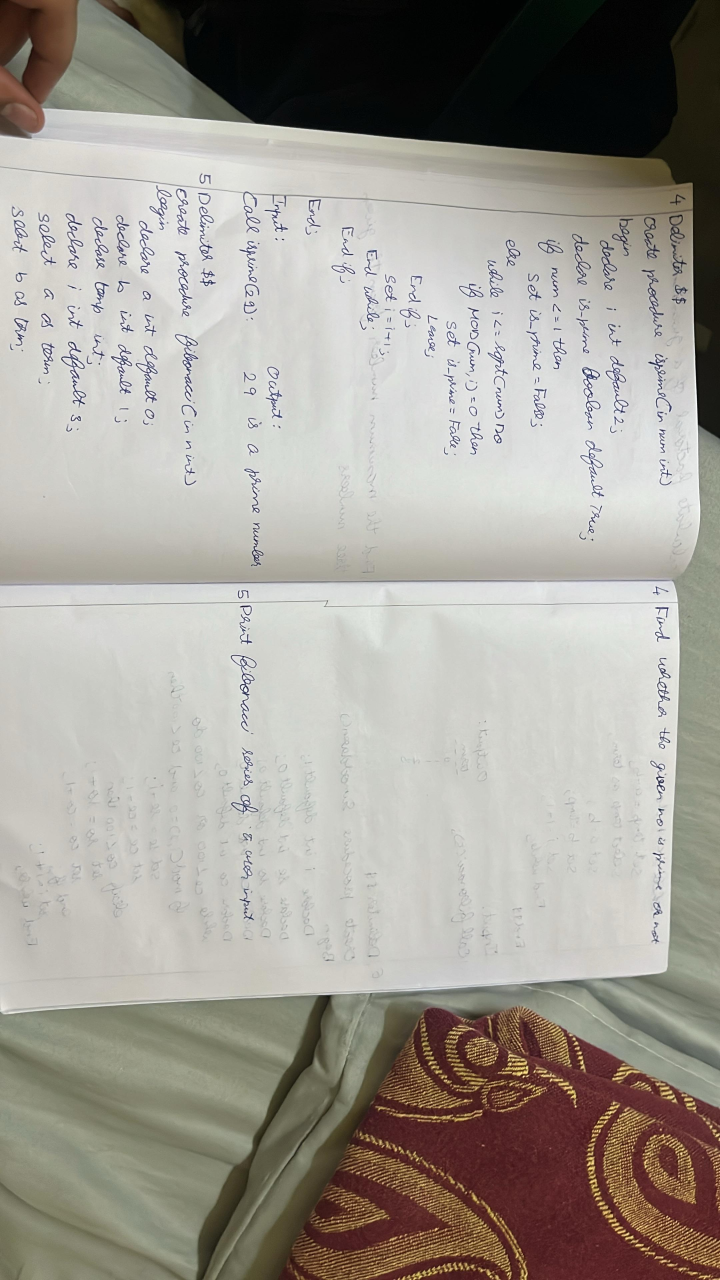
#> input picture images/1.jpg, 2160 x 3840 px (shown at 1/3 size)
$ python test_ocr.py ../images/1.jpg
#> lines starting #> are read from the running program, lines starting #| are printed output that depends on the picture; after the words box and inside, x2 and y2 are one past the last pixel; in counts of white or black regions, pixels touching at a corner belong together
### app/services/florence_ocr_service.py
import os
import re
import logging
from typing import Dict, List, Any
import tempfile
import platform
import pytesseract
from PIL import Image
import cv2
import numpy as np

# Import our utility modules
from app.utils.image_preprocessing import preprocess_image, find_margin_boundary
from app.utils.ocr_processing import detect_question_markers, segment_answer_regions, extract_text_from_regions
from app.config import TESSERACT_CMD, OCR_DEFAULT_CONFIG, OCR_LANGUAGE, OCR_DEBUG, OCR_DEBUG_DIR

logger = logging.getLogger(__name__)

class FlorenceOcrService:
    def __init__(self):
        logger.info("Initializing Pytesseract OCR service")

        # Set pytesseract path from config
        pytesseract.pytesseract.tesseract_cmd = TESSERACT_CMD

        # Configure OCR options
        self.config = OCR_DEFAULT_CONFIG
        logger.info(f"Pytesseract OCR service initialized with config: {self.config}")

    def extract_text_from_image(self, image_path: str) -> str:
        """Extract text from an image using pytesseract OCR."""
#> called with image_path = '../images/1.jpg'
        logger.info(f"Extracting text from image: {image_path}")

        try:
            # Apply preprocessing to improve OCR quality
            image = cv2.imread(image_path)
#> image is the input picture: shape (3840, 2160, 3); mean B, G, R 150.5, 158.2, 162.3
            if image is None:
                raise ValueError(f"Could not load image from path: {image_path}")

            # Save debug image if debug is enabled
            if OCR_DEBUG:
                debug_path = os.path.join(OCR_DEBUG_DIR, f"original_{os.path.basename(image_path)}")
                cv2.imwrite(debug_path, image)

            # Convert to grayscale
            gray = cv2.cvtColor(image, cv2.COLOR_BGR2GRAY)
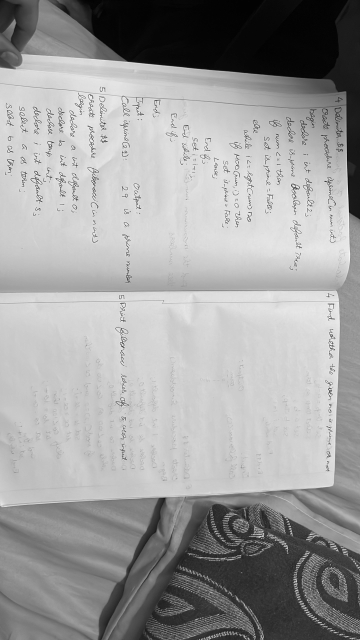
#> gray: shape (3840, 2160) (shown at 1/6 size); min 0, max 255, mean 158.5

            # Apply CLAHE to enhance contrast
            clahe = cv2.createCLAHE(clipLimit=2.0, tileGridSize=(8, 8))
            enhanced = clahe.apply(gray)
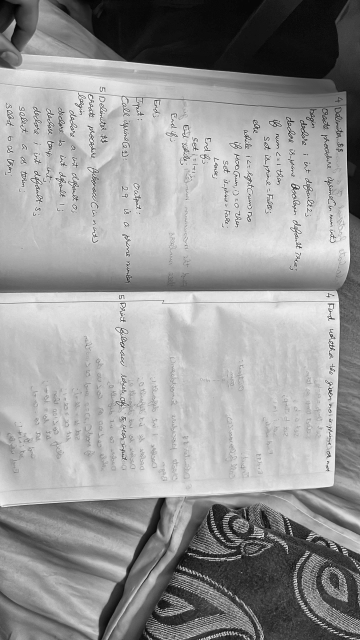
#> enhanced: shape (3840, 2160) (shown at 1/6 size); min 0, max 255, mean 151.9

            # Apply thresholding
            _, thresh = cv2.threshold(enhanced, 0, 255, cv2.THRESH_BINARY + cv2.THRESH_OTSU)
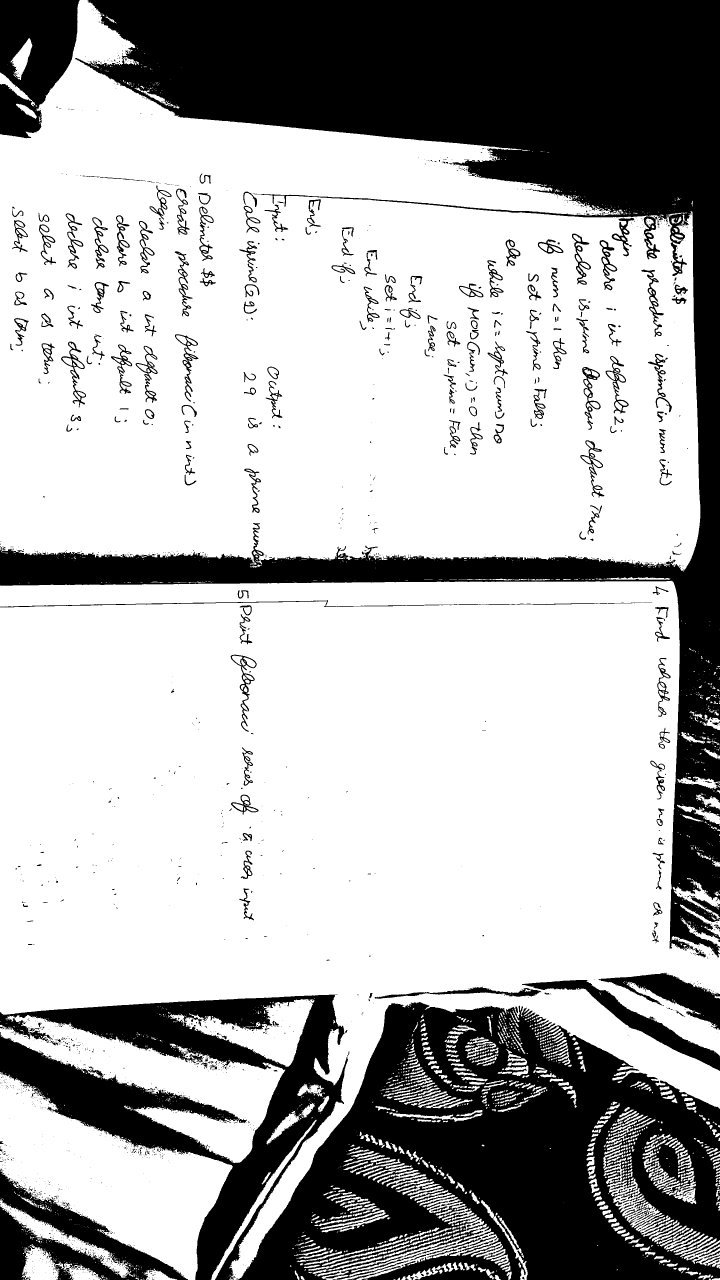
#> thresh: shape (3840, 2160) (shown at 1/3 size); 69.5% white; 2095 black regions (1723 under 20 px), largest, box (x1, y1, x2, y2) and area: (0, 0, 2160, 2872) 1220938, (715, 3006, 2160, 3840) 719913, (0, 2984, 1048, 3840) 273982

            # Run OCR on the preprocessed image
            configs = [
                "--oem 3 --psm 6",  # Assume a single uniform block of text
                "--oem 3 --psm 4",  # Assume a single column of text
                "--oem 3 --psm 3",  # Fully automatic page segmentation
            ]

            best_text = ""
            max_confidence = 0

            for config in configs:
                # Get both text and confidence
                data = pytesseract.image_to_data(thresh, config=config, output_type=pytesseract.Output.DICT)

                # Calculate average confidence for non-empty text
                confidences = []
                text_parts = []

                for i in range(len(data['text'])):
                    if data['text'][i].strip():
                        try:
                            conf = float(data['conf'][i])
                            if conf > 0:  # Only consider positive confidence
                                confidences.append(conf)
                                text_parts.append(data['text'][i])
                        except ValueError:
                            continue

                if confidences:
                    avg_confidence = sum(confidences) / len(confidences)
                    if avg_confidence > max_confidence:
                        max_confidence = avg_confidence
                        best_text = " ".join(text_parts)
#> after the loop, best_text = ''; max_confidence = 0

            if not best_text:
                # Try a simpler approach as fallback
                best_text = pytesseract.image_to_string(thresh, config="--oem 3 --psm 1")

            # Add debug output
            if OCR_DEBUG:
                with open(os.path.join(OCR_DEBUG_DIR, f"text_{os.path.basename(image_path)}.txt"), 'w') as f:
                    f.write(best_text)

            logger.info(f"OCR extracted text. First 100 chars: {best_text[:100]}")
            return best_text

        except Exception as e:
            logger.error(f"Error extracting text from image: {str(e)}")
            return "Error extracting text with OCR"

    # [145 lines left out: functions parse_answer_key, _parse_answer_key_basic, not called in this run]

    async def process_student_answers(self, image_path: str) -> List[Dict[str, Any]]:
        """
        Process a student's answer sheet image using the same advanced segmentation
        technique as for answer keys.

        Args:
            image_path: Path to the student answer sheet image

        Returns:
            List of dictionaries with question numbers and answers
        """
        logger.info(f"Processing student answers with advanced segmentation: {image_path}")

        try:
            # Step 1: Preprocess the image
            image, gray, thresh = preprocess_image(image_path)

            # Step 2: Find the margin boundary
            margin_boundary = find_margin_boundary(thresh)
            logger.info(f"Margin boundary detected at: {margin_boundary} pixels")

            # Step 3: Extract the left margin region containing question numbers
            margin = thresh[:, :margin_boundary]

            # Step 4: Detect question markers in the margin
            markers = detect_question_markers(margin)
            if not markers:
                logger.warning("No question markers found. Falling back to basic OCR.")
                return await self._process_student_answers_basic(image_path)

            # Step 5: Segment answer regions based on detected markers
            answer_regions = segment_answer_regions(image, markers, margin_boundary)

            # Step 6: Extract text using pytesseract for each region
            answers = []

            for question_num, region in answer_regions.items():
                # Save region to a temporary file for processing with pytesseract
                with tempfile.NamedTemporaryFile(delete=False, suffix='.png') as temp_file:
                    temp_path = temp_file.name
                    cv2.imwrite(temp_path, region)

                # Extract text using pytesseract with multiple configurations
                configs = [
                    "--oem 3 --psm 6",  # Assume a single uniform block of text
                    "--oem 3 --psm 4",  # Assume a single column of text
                ]

                best_text = ""
                max_confidence = 0

                for config in configs:
                    # Get both text and confidence
                    data = pytesseract.image_to_data(region, config=config, output_type=pytesseract.Output.DICT)

                    # Calculate average confidence for non-empty text
                    confidences = []
                    text_parts = []

                    for i in range(len(data['text'])):
                        if data['text'][i].strip():
                            try:
                                conf = float(data['conf'][i])
                                if conf > 0:
                                    confidences.append(conf)
                                    text_parts.append(data['text'][i])
                            except ValueError:
                                continue

                    if confidences:
                        avg_confidence = sum(confidences) / len(confidences)
                        if avg_confidence > max_confidence:
                            max_confidence = avg_confidence
                            best_text = " ".join(text_parts)

                if not best_text:
                    # Fallback
                    best_text = pytesseract.image_to_string(region, config="--oem 3 --psm 1")

                # Clean up the extracted text and store it in the required format for student answers
                best_text = best_text.strip()
                answers.append({
                    "question_number": question_num,
                    "answer_text": best_text
                })

                # Clean up temporary file
                os.unlink(temp_path)

            logger.info(f"Successfully processed student answers with {len(answers)} questions")

            # If we couldn't identify any answers, fall back to the basic method
            if not answers:
                logger.warning("No answers detected with advanced segmentation. Falling back to basic method.")
                return await self._process_student_answers_basic(image_path)

            return answers

        except Exception as e:
            logger.error(f"Error processing student answers with advanced segmentation: {str(e)}")
            logger.info("Falling back to basic OCR method for student answers")
            return await self._process_student_answers_basic(image_path)

    async def _process_student_answers_basic(self, image_path: str) -> List[Dict[str, Any]]:
        """
        Basic fallback method to process student answers when advanced segmentation fails.

        Args:
            image_path: Path to the student answer sheet image

        Returns:
            List of dictionaries with question numbers and answers
        """
        # Extract text using OCR
        extracted_text = self.extract_text_from_image(image_path)

        # Process the text to extract answers
        answers = []

        # Split text into lines
        lines = extracted_text.split('\n')
        current_question = None
        current_answer = []

        # Process each line
        for line in lines:
            line = line.strip()
            if not line:
                continue

            # Try to identify question numbers at the start of lines
            question_match = re.match(r'^(\d+)[\.:\)]\s*(.*)$', line)

            if question_match:
                # If we were processing a question, save it before starting a new one
                if current_question is not None and current_answer:
                    answers.append({
                        "question_number": current_question,
                        "answer_text": '\n'.join(current_answer)
                    })
                    current_answer = []

                # Start a new question
                current_question = int(question_match.group(1))
                answer_text = question_match.group(2).strip()
                if answer_text:
                    current_answer.append(answer_text)
            elif current_question is not None:
                # Continue with the current answer
                current_answer.append(line)

        # Don't forget the last question
        if current_question is not None and current_answer:
            answers.append({
                "question_number": current_question,
                "answer_text": '\n'.join(current_answer)
            })

        logger.info(f"Processed student answers with {len(answers)} questions using basic method")

        # If we couldn't identify any questions, try a simpler approach
        if not answers:
            answers = self._fallback_answer_extraction(extracted_text)

        return answers

    # [23 lines left out: function _fallback_answer_extraction, not called in this run]

### scripts/test_ocr.py
"""
Test script for OCR functionality.
Run this script to test OCR on a sample image.
"""
import os
import sys
import logging
import argparse
import json
from pathlib import Path

# Add the parent directory to path so we can import from app
sys.path.insert(0, str(Path(__file__).parent.parent))

from app.services.florence_ocr_service import FlorenceOcrService
from app.utils.image_preprocessing import preprocess_image, find_margin_boundary
from app.utils.ocr_processing import detect_question_markers, segment_answer_regions

# Set up logging
logging.basicConfig(level=logging.INFO,
                    format='%(asctime)s - %(name)s - %(levelname)s - %(message)s')
logger = logging.getLogger(__name__)

def test_ocr(image_path):
    """Run OCR on an image and print the results."""
    try:
        ocr_service = FlorenceOcrService()

        # Basic OCR test
        logger.info(f"Testing basic OCR on {image_path}")
        text = ocr_service.extract_text_from_image(image_path)
        logger.info(f"Extracted text:\n{text}")

        # Advanced segmentation test
        logger.info(f"Testing advanced segmentation on {image_path}")
        answers = ocr_service.parse_answer_key(image_path)
        logger.info(f"Extracted answers:\n{json.dumps(answers, indent=2)}")

        # Save the results
        output_dir = Path('ocr_test_results')
        output_dir.mkdir(exist_ok=True)

        with open(output_dir / f"{Path(image_path).stem}_text.txt", 'w') as f:
            f.write(text)

        with open(output_dir / f"{Path(image_path).stem}_answers.json", 'w') as f:
            json.dump(answers, f, indent=2)

        logger.info(f"Results saved to {output_dir}")

        return answers

    except Exception as e:
        logger.error(f"Error testing OCR: {str(e)}")
        return None

# [46 lines left out: function visualize_segmentation, not called in this run]

if __name__ == "__main__":
    parser = argparse.ArgumentParser(description="Test OCR functionality")
    parser.add_argument("image_path", help="Path to an image file to test OCR on")
    parser.add_argument("--visualize", action="store_true", help="Visualize the segmentation process")

    args = parser.parse_args()

    if not os.path.exists(args.image_path):
        logger.error(f"Image file not found: {args.image_path}")
        sys.exit(1)

    if args.visualize:
        visualize_segmentation(args.image_path)

    test_ocr(args.image_path)
#> (the call stopped at in extract_text_from_image, `data = pytesseract.image_to_data(thresh, config=config, output_type=py..`: pytesseract is not available in this run)

$ run again, on images/11.jpg
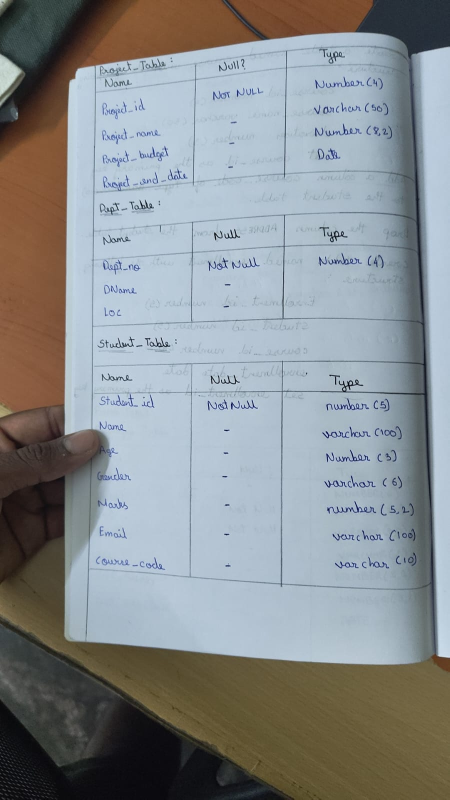
#> input picture images/11.jpg, 899 x 1599 px (shown at 1/2 size)
#> in extract_text_from_image, image is the input picture: shape (1599, 899, 3); mean B, G, R 144.2, 141.7, 136.9
#> in extract_text_from_image, `enhanced = clahe.apply(gray)`:
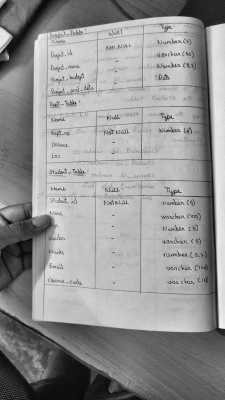
#> enhanced: shape (1599, 899) (shown at 1/4 size); min 1, max 249, mean 146.5
#> in extract_text_from_image, `_, thresh = cv2.threshold(enhanced, 0, 255, cv2.THRESH_BINARY + cv2.TH..`:
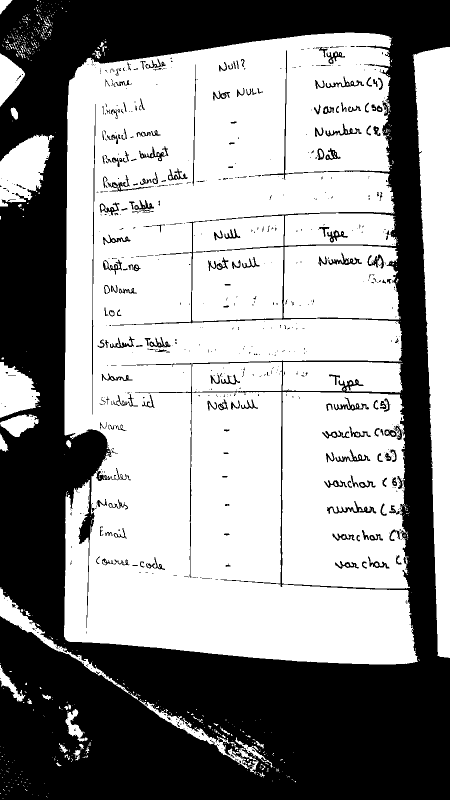
#> thresh: shape (1599, 899) (shown at 1/2 size); 59.2% white; 738 black regions (541 under 20 px), largest, box (x1, y1, x2, y2) and area: (0, 0, 899, 1599) 559309, (184, 208, 191, 829) 968, (654, 1002, 753, 1028) 648
#> after the loop in extract_text_from_image, `for config in configs:`: best_text = ''; max_confidence = 0

$ run again, on images/12.jpg
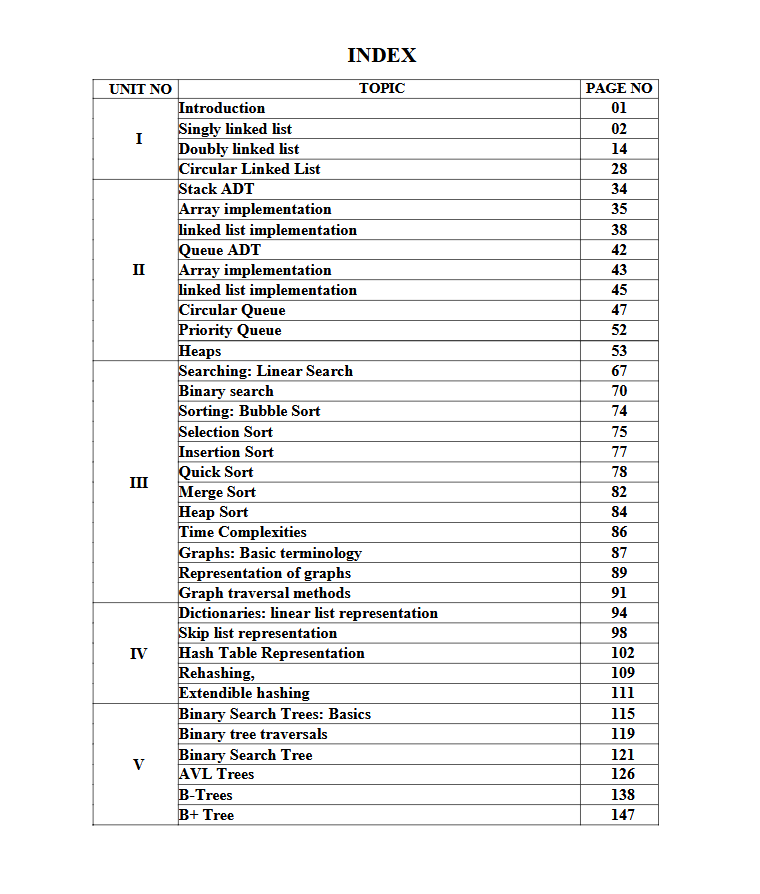
#> input picture images/12.jpg, 760 x 894 px
#> in extract_text_from_image, image is the input picture: shape (894, 760, 3); mean B, G, R 241.3, 241.3, 241.3
#> in extract_text_from_image, `_, thresh = cv2.threshold(enhanced, 0, 255, cv2.THRESH_BINARY + cv2.TH..`:
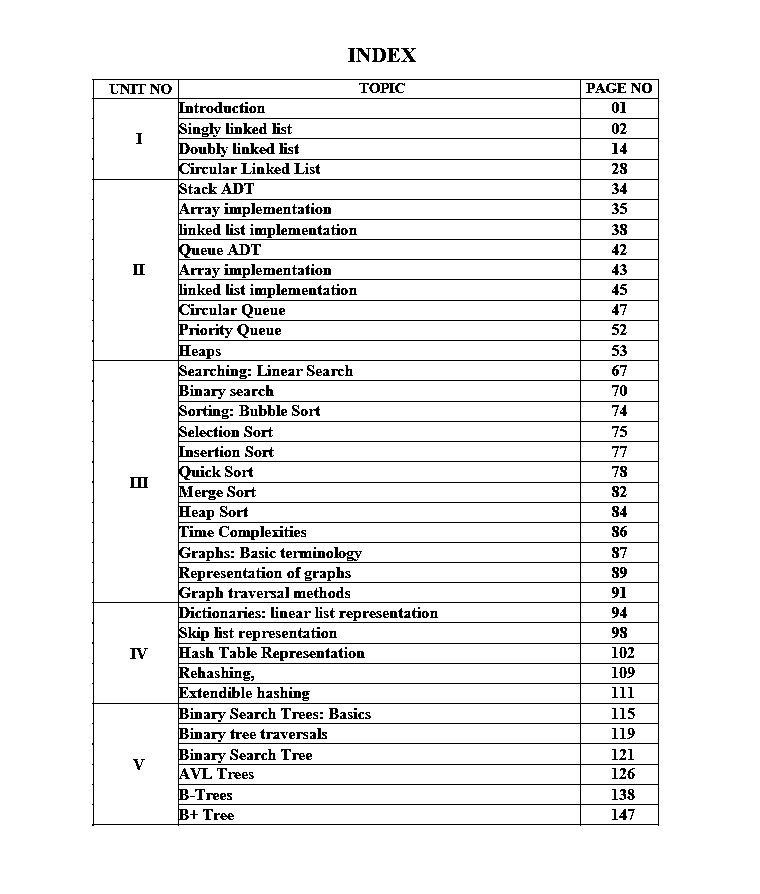
#> thresh: shape (894, 760); 93.1% white; black in thin lines or dots, all inside (x1, y1, x2, y2) = (92, 48, 659, 826)
#> after the loop in extract_text_from_image, `for config in configs:`: best_text = ''; max_confidence = 0
